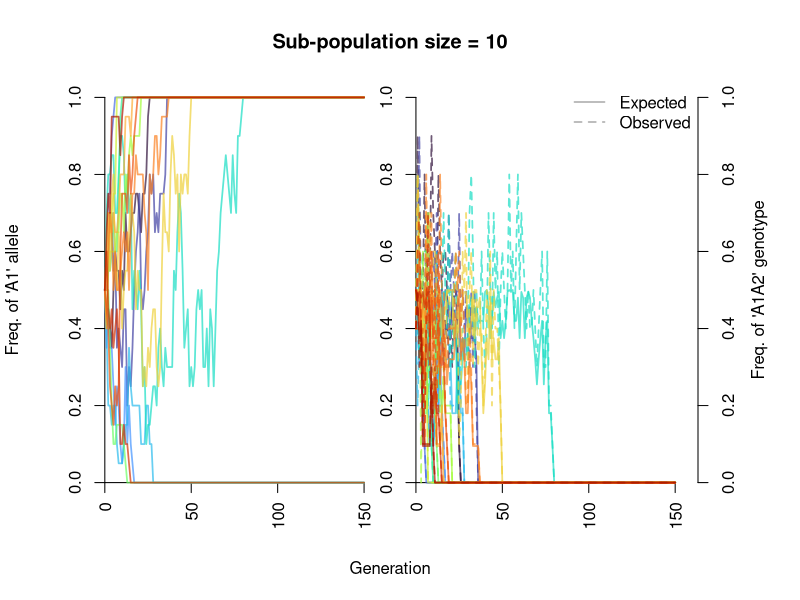
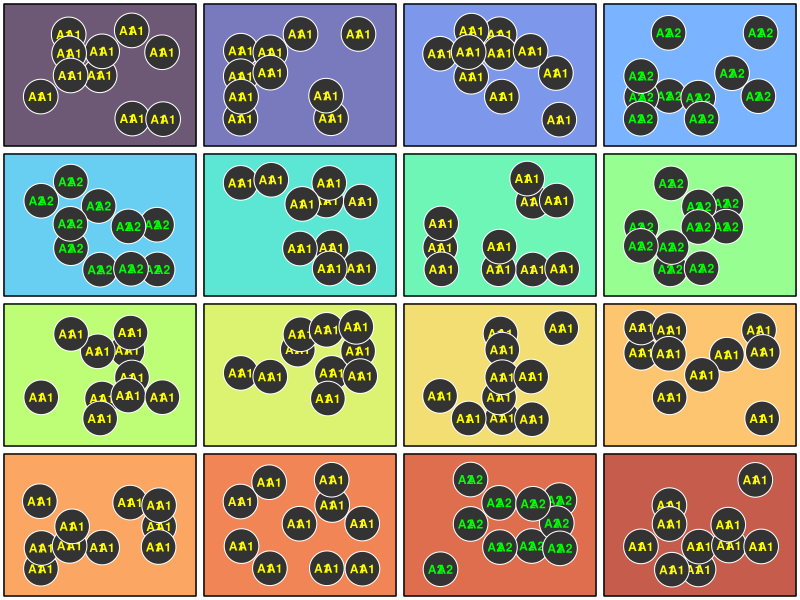

Here is the R script that generated these plots, in order:
# Clear memory, close plotting devices
rm(list = ls())
graphics.off()

# Load packages:
library(scales)
library(viridis)


# choose plotting options

# plot a graphic of the genotypes in each sub-population at the final generation?
plot.genotypes <- TRUE
# slow down genetic drift plotting to see one popn at a time
plot.delay <- 0.2 # change to e.g. 0.2 to slow down

# Set up population parameters

# no of diploid individuals
n <- 10
# number of generations to simulate
n.gen <- 150
# frequency of A1 allele at generation 0
p <- 0.5 
# frequency of A2 allele at generation 0
q <- 1 - p
# number of sub-populations to simulate
n.subpop <- 16
# selection coefficient against A1A1 (selection against A1A2 is s/2)
s <- 0 # try e.g. 0.05 
# additional selection against heterozygotes
s.het <- 0 

# probability of fixation for a new allele
1 / (2 * n)
# probability of fixation for a new nearly neutral allele:
-2 * s / (1 - exp(4 * n * s))

# create a template data frame to store genotypes
pop <- expand.grid(id = 1:n, gen = 0:n.gen, allele1 = NA, allele2 = NA)

# initialise founder population with exact allele frequency
pop[pop$gen == 0, c("allele1", "allele2")] <- 
  sample(c(rep("A1", round(p * n * 2)), rep("A2", round((1 - p) * n * 2))))

# have a look
pop[pop$gen == 0, ]

# simulate evolution forwards in time
start.time <- Sys.time()
simres <-
  lapply(1:n.subpop, function(j) {

    print("Generation 0", quote = FALSE)
    print(pop[pop$gen == 0, c("allele1", "allele2")], row.names = FALSE)
    
    for(generation in 1:n.gen) {
      print(paste("Generation", generation), quote = FALSE, row.names = FALSE)
      # pick mate pairs at random
      n.A1 <- rowSums(pop[pop$gen == (generation - 1), c("allele1", "allele2")] == "A1")
      w <- 1 -  n.A1/2 * s
      w.het <- 1 - (n.A1 == 1) * s.het
      parents <- replicate(n, sample(1:n, 2, replace = FALSE, prob = w * w.het))
      this.gen <-
        sapply(1:n, function(i) {
          allele.tab <- pop[pop$gen == (generation - 1), ][parents[, i], c("allele1", "allele2")]
          apply(allele.tab, 1, sample, 1)
        })
      pop[pop$gen == generation, c("allele1", "allele2")] <- t(this.gen)
      print(pop[pop$gen == generation, c("allele1", "allele2")], row.names = FALSE)
    }
    
    freq <- 
      sapply(0:n.gen, function(generation) {
        mean(unlist(pop[pop$gen == generation, c("allele1", "allele2")]) == "A1")
      })
    
    pop$genotype <- apply(pop[, c("allele1", "allele2")], 1, function(x) paste0(sort(x), collapse = ""))
    pop$genotype <- factor(pop$genotype, c("A1A1", "A1A2", "A2A2"))
    frequencies <- data.frame(gen = 0:n.gen)
    frequencies$A1 <- freq
    frequencies$A2 <- 1 - frequencies$A1
    frequencies$A1A1.exp <- frequencies$A1^2
    frequencies$A1A2.exp <- 2 * frequencies$A1 * frequencies$A2
    frequencies$A2A2.exp <- frequencies$A2^2
    frequencies[, c("A1A1.obs", "A1A2.obs", "A2A2.obs")] <- 
      do.call("rbind", (tapply(pop$genotype, pop$gen, function(x) prop.table(table(x)))))
    
    rowSums(frequencies[, c("A1A1.exp", "A1A2.exp", "A2A2.exp")])
    rowSums(frequencies[, c("A1A1.obs", "A1A2.obs", "A2A2.obs")])
    
    #message_parallel(paste0(100 * (j/n.subpop), "%"))
    
    return(list(pop = pop, frequencies = frequencies))
  })
finish.time <- Sys.time()

par(mar = c(5.1, 4.1, 4.1, 5.1))
gap <- ceiling(n.gen/5)
lwd <- 1.7
plot(x = 0:n.gen, y = 0:n.gen, ylim = 0:1, type = "n", xlab = "Generation", 
     ylab = "Freq. of 'A1' allele",
     xlim = c(0, n.gen * 2 + gap), axes = FALSE)
axis.labels <- pretty(c(0:n.gen))
axis(1, at = axis.labels, las = 3, pos = 0)
axis(1, at = axis.labels + n.gen + gap, labels = axis.labels, las = 3, pos = 0)
axis(2, pos = 0)
axis(2, pos = n.gen + gap)
axis(4)
mtext("Freq. of 'A1A2' genotype", side = 4, line = 2.5)
title(paste("Sub-population size =", n))
legend("topright", c("Expected", "Observed"), lty = 1:2,
       col = grey(0.7), bty = "n", lwd = lwd)

cols <- viridis(n.subpop + 1, alpha = 0.7, option = "turbo")

lapply(1:n.subpop, function(i) {
  x <- simres[[i]]
  Sys.sleep(min(plot.delay, 2/n.subpop))
  lines(x = 0:n.gen, y = x$frequencies$A1, 
        col = cols[i], lwd = lwd)
  lines(x = (0:n.gen) + gap + n.gen, y = x$frequencies$A1A2.exp, 
        col = cols[i], lwd = lwd)
  lines(x = (0:n.gen) + gap + n.gen, y = x$frequencies$A1A2.obs, 
        col = cols[i], lty = 2, lwd = lwd)
})

# final frequencies of A1 allele
final.freq <- sapply(simres, function(x) x$frequencies$A1[x$frequencies$gen == n.gen])
final.freq
finish.time - start.time



if(plot.genotypes) {
  old.par <- 
    par(mfrow = c(ceiling(n.subpop/ceiling(sqrt(n.subpop))), 
                  ceiling(sqrt(n.subpop))), 
        mar = c(0.3, 0.3, 0.3, 0.3))
  final.genotypes.list <- 
    lapply(1:n.subpop, function(i) {
      pop <- simres[[i]]$pop
      out <- pop[pop$gen == n.gen, c("allele1", "allele2")]
      plot(1, type = "n", xlim = 0:1, ylim = 0:1, axes = FALSE)
      rect(par("usr")[1], par("usr")[3],
           par("usr")[2], par("usr")[4],
           col = cols[i])
      
      box()
      gap <- 0.014 + 0.01 * sqrt(n.subpop)
      coords <- 
        expand.grid(x = (1:ceiling(n/2))/(ceiling(n/2)+1), 
                    y = (1:ceiling(n/2))/(ceiling(n/2)+1))
      coords <- coords[sample(nrow(coords), n), ] 
      out <- cbind(out, coords)
      apply(out, 1, function(x) {
        xcoord <- jitter(as.numeric(x[3]), factor = 1.5)
        ycoord <- jitter(as.numeric(x[4]), factor = 2)
        points(xcoord, ycoord, pch = 21, cex = 7, bg = "grey20", col = "white")
        alleles <- sort(unlist(x[1:2]))
        cols <- c(A1 = "yellow", A2 = "green")
        text(x = c(xcoord - gap/2, xcoord + gap/2), y = ycoord, labels = alleles, 
             col = cols[alleles], font = 2, cex = 1.1)
      })
      out
    })
  par(old.par)
  final.genotypes <- do.call("rbind.data.frame", final.genotypes.list)[, c("allele1", "allele2")]
  
  
  # Now we can estimate some population genetic parameters, and use them to answer
  # questions relevant to conservation:
  #  1. Are the sub-populations genetically isolated from each other?
  #  2. If so, 
  #     (a) how long have they been isolated for and 
  #     (b) what is the (effective) size of sub-populations?

  # Frequency of the A1 allele across the whole population
  p.est <- mean(unlist(final.genotypes) == "A1")
  print(paste("The frequency of the A1 allele across all", 
              n.subpop, "sub-populations is", round(p.est, 3)), 
        quote = FALSE)
  
  # Expected heterozygosity in the total population
  He.est <- 2 * p.est * (1 - p.est)
  print(paste("The expected heterozygosity across all", 
              n.subpop, "sub-populations is", round(He.est, 3)), 
        quote = FALSE)
  
  # Observed homozygosity
  n.homozygote <- sum(apply(final.genotypes, 1, function(x) length(unique(x))) == 2)
  Ho.est <- n.homozygote / (n * n.subpop)
  print(paste("The observed heterozygosity across all", 
              n.subpop, "sub-populations is", round(Ho.est, 3)), 
        quote = FALSE)
  
  # Calculate expected heterozygosity within each population
  Hs.est <- 
    mean(sapply(final.genotypes.list, function(fg) {
      p.est <- mean(unlist(fg[, c("allele1", "allele2")]) == "A1")
      2 * p.est * (1 - p.est)
    }))
  
  # Now we can calculate an estimate of Fit, which measures the total 
  # heterozygote deficit, potentially due to population structure and/or inbreeding
  
  # If Ho is less than He, then F should be > 0.
  Fit.est <- 1 - Ho.est / He.est
  print(paste("Estimated Fit:", round(Fit.est, 3)), 
        quote = FALSE)
  
  # Here Fit.est means "an estimate of F". F simply gauges the extent of 
  # homozygote excess (how many more homozygotes are there compared to the HWE expectation?).
  
  # We can also calculate Fst (see chapter 9 of CGP, eqn 9.3)
  Fst.est <-  1 - Hs.est / He.est
  print(paste("Estimated Fst:", round(Fst.est, 3)), 
        quote = FALSE)
  

  # We can also rearrange CGP eqn 9.4 to calculate Fis, the inbreeding coefficient,
  # which gauges the portion of heterozygote deficit (Fit) due to inbreeding rather than
  # population structure
  Fis.est <- (Fit.est - Fst.est) / (1 - Fst.est)
  print(paste("Estimated Fis:", round(Fis.est, 3)), 
        quote = FALSE)
  
  
  
  # To summarise, we break Fit down into Fis, the portion of F due to inbreeding 
  # (between individuals within sub-populations) and Fst, the portion of Fit due to divergence 
  # between sub-populations (population structure).  
  # 
  # Why do we expect isolation between sub-populations to lead to fewer homozygotes 
  # than expected and therefore high Fst? Perhaps this is easier to imagine if we take
  # an extreme case. Make the following changes near the top of the code:
  #   Set plot.genotypes to be TRUE, not FALSE
  #   Change the number generations (n.gen) to 100
  # Now run the code by clicking on "Source".

  # You should now see a diagram of all the sub-populations as different coloured 
  # squares, with individuals as black rectangles, and with each individual showing its
  # genotype. Probably most of the sub-populations will be full of either A1A1 homozygotes, 
  # or A2A2 homozygotes, with very few or no heterozygotes. This is because mating 
  # is not random among the whole population but restricted to within sub-populations
  
  
  # We know this assumption is true only because we have simulated the data. 
  # 
  # What does Fst mean, in practical terms? I.e. what can we learn about 
  # the "real" sub-populations from our Fst estimate?
  # To do that we have to make some assumptions about the population,
  # which taken together will form a model.
  # Let's assume that: 
  #   the sub-populations are diverging independently from a common ancestor with no migration
  #   all the sub-populations are the same constant size
  #   no mutation
  #   no selection
  #   the sub-populations have not reached equilibrium (think about why this assumption is necessary)
  #   random mating
  #   non-overlapping generations
  # If all of the above apply, the following equation holds:
  #
  #   Fst = 1 - (1 - 1/(2*n))^t
  # 
  # where n is the size of the sub-populations and t is the number of generations since divergence.
  #
  # My source for this equation was equations 9.9 of CGP.
  #
  # We know both n and t, so we can use this equation to calculate what Fst should be:

  print("***********************************", quote = FALSE)
  print(paste("Estimated Fst:", round(Fst.est, 3)), quote = FALSE)
  print(paste("'True' Fst:", round(1 - (1 - 1/(2*n))^n.gen, 3)), quote = FALSE)
  print("***********************************", quote = FALSE)
  
  # If this was real data, and we knew the (effective) size of each sub-population,
  # we could solve the above equation for t (time in generations), and estimate
  # the age of the sub-populations in no of generations since divergence:
  t.est <- log(1 - Fst.est) / log((1 - 1/(2*n)))
  print("***********************************", quote = FALSE)
  print(paste("Estimated no of generations since splitting:", 
              round(t.est, 1)), 
        quote = FALSE)
  print(paste("True number of generations:", n.gen), 
        quote = FALSE)
  print("***********************************", quote = FALSE)
  #
  # Alternatively, if we know the number of generations since splitting
  # (which is probably more realistic) we can estimate the effective size
  # of the sub-populations.
  # Solve the above equation for n:
  n.est <- 1/(2*(1 - (1 - Fst.est)^(1/n.gen)))
  print("***********************************", quote = FALSE)
  print(paste("Estimated effective sub-population size (Ne):", 
              round(n.est, 1)), 
        quote = FALSE)
  print(paste("True effective sub-population size (Ne):", n), quote = FALSE)
  print("***********************************", quote = FALSE)
  
}
